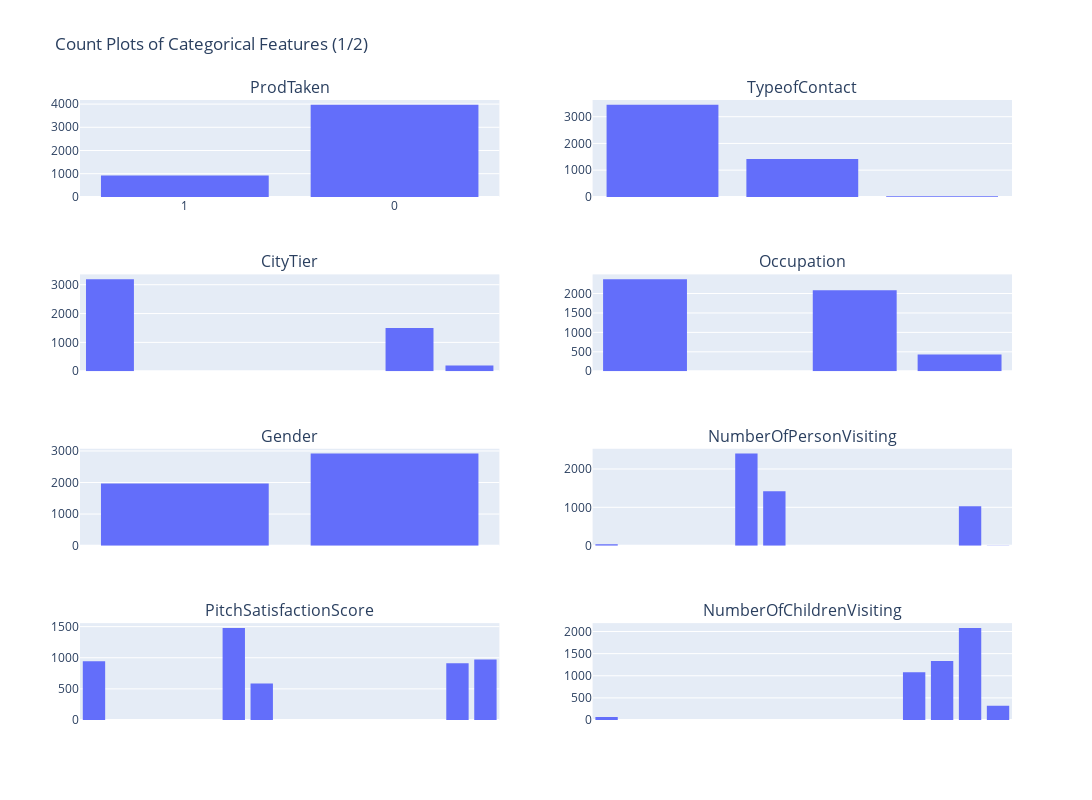
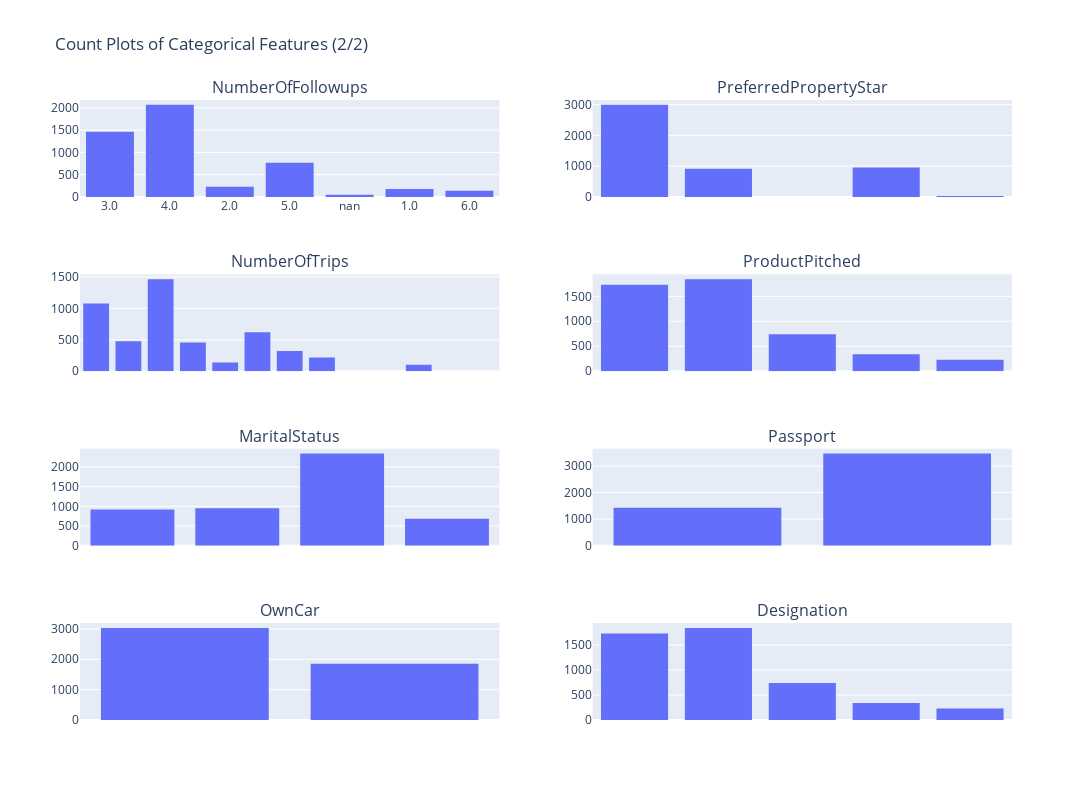

Source (notebook cell) for these figures, in order:
### Code cell
# %%
import plotly.express as px
import plotly.subplots as sp
import pandas as pd


# Convert categorical features to string
categorical_features = [
    'ProdTaken', 'TypeofContact', 'CityTier', 'Occupation', 'Gender', 
    'NumberOfPersonVisiting', 'PitchSatisfactionScore', 'NumberOfChildrenVisiting', 
    'NumberOfFollowups', 'PreferredPropertyStar', 'NumberOfTrips', 'ProductPitched', 
    'MaritalStatus', 'Passport', 'OwnCar', 'Designation'
]

for feature in categorical_features:
    df[feature] = df[feature].astype(str)

# Create the first figure with 8 subplots
fig1 = sp.make_subplots(rows=4, cols=2, subplot_titles=categorical_features[:8])

for i, feature in enumerate(categorical_features[:8]):
    row = i // 2 + 1
    col = i % 2 + 1
    fig1.add_trace(px.histogram(df, x=feature).data[0], row=row, col=col)

fig1.update_layout(height=800, width=1200, title_text="Count Plots of Categorical Features (1/2)")
fig1.show()

# Create the second figure with the remaining 8 subplots
fig2 = sp.make_subplots(rows=4, cols=2, subplot_titles=categorical_features[8:])

for i, feature in enumerate(categorical_features[8:]):
    row = i // 2 + 1
    col = i % 2 + 1
    fig2.add_trace(px.histogram(df, x=feature).data[0], row=row, col=col)

fig2.update_layout(height=800, width=1200, title_text="Count Plots of Categorical Features (2/2)")
fig2.show()

### Figure 1 — Plotly figure (JSON) as saved in the notebook; plotly's stock layout.template omitted (floating-point values rounded to 4 significant figures; data arrays with more than 128 entries replaced by an {"elided": "..."} marker saying what was removed)
{"data": [{"alignmentgroup": "True", "bingroup": "x", "hovertemplate": "ProdTaken=%{x}<br>count=%{y}<extra></extra>", "legendgroup": "", "marker": {"color": "#636efa", "pattern": {"shape": ""}}, "name": "", "offsetgroup": "", "orientation": "v", "showlegend": false, "type": "histogram", "x": {"elided": "4888 str values"}, "xaxis": "x", "yaxis": "y"}, {"alignmentgroup": "True", "bingroup": "x", "hovertemplate": "TypeofContact=%{x}<br>count=%{y}<extra></extra>", "legendgroup": "", "marker": {"color": "#636efa", "pattern": {"shape": ""}}, "name": "", "offsetgroup": "", "orientation": "v", "showlegend": false, "type": "histogram", "x": {"elided": "4888 str values"}, "xaxis": "x2", "yaxis": "y2"}, {"alignmentgroup": "True", "bingroup": "x", "hovertemplate": "CityTier=%{x}<br>count=%{y}<extra></extra>", "legendgroup": "", "marker": {"color": "#636efa", "pattern": {"shape": ""}}, "name": "", "offsetgroup": "", "orientation": "v", "showlegend": false, "type": "histogram", "x": {"elided": "4888 str values"}, "xaxis": "x3", "yaxis": "y3"}, {"alignmentgroup": "True", "bingroup": "x", "hovertemplate": "Occupation=%{x}<br>count=%{y}<extra></extra>", "legendgroup": "", "marker": {"color": "#636efa", "pattern": {"shape": ""}}, "name": "", "offsetgroup": "", "orientation": "v", "showlegend": false, "type": "histogram", "x": {"elided": "4888 str values"}, "xaxis": "x4", "yaxis": "y4"}, {"alignmentgroup": "True", "bingroup": "x", "hovertemplate": "Gender=%{x}<br>count=%{y}<extra></extra>", "legendgroup": "", "marker": {"color": "#636efa", "pattern": {"shape": ""}}, "name": "", "offsetgroup": "", "orientation": "v", "showlegend": false, "type": "histogram", "x": {"elided": "4888 str values"}, "xaxis": "x5", "yaxis": "y5"}, {"alignmentgroup": "True", "bingroup": "x", "hovertemplate": "NumberOfPersonVisiting=%{x}<br>count=%{y}<extra></extra>", "legendgroup": "", "marker": {"color": "#636efa", "pattern": {"shape": ""}}, "name": "", "offsetgroup": "", "orientation": "v", "showlegend": false, "type": "histogram", "x": {"elided": "4888 str values"}, "xaxis": "x6", "yaxis": "y6"}, {"alignmentgroup": "True", "bingroup": "x", "hovertemplate": "PitchSatisfactionScore=%{x}<br>count=%{y}<extra></extra>", "legendgroup": "", "marker": {"color": "#636efa", "pattern": {"shape": ""}}, "name": "", "offsetgroup": "", "orientation": "v", "showlegend": false, "type": "histogram", "x": {"elided": "4888 str values"}, "xaxis": "x7", "yaxis": "y7"}, {"alignmentgroup": "True", "bingroup": "x", "hovertemplate": "NumberOfChildrenVisiting=%{x}<br>count=%{y}<extra></extra>", "legendgroup": "", "marker": {"color": "#636efa", "pattern": {"shape": ""}}, "name": "", "offsetgroup": "", "orientation": "v", "showlegend": false, "type": "histogram", "x": {"elided": "4888 str values"}, "xaxis": "x8", "yaxis": "y8"}], "layout": {"annotations": [{"font": {"size": 16}, "showarrow": false, "text": "ProdTaken", "x": 0.225, "xanchor": "center", "xref": "paper", "y": 1, "yanchor": "bottom", "yref": "paper"}, {"font": {"size": 16}, "showarrow": false, "text": "TypeofContact", "x": 0.775, "xanchor": "center", "xref": "paper", "y": 1, "yanchor": "bottom", "yref": "paper"}, {"font": {"size": 16}, "showarrow": false, "text": "CityTier", "x": 0.225, "xanchor": "center", "xref": "paper", "y": 0.7188, "yanchor": "bottom", "yref": "paper"}, {"font": {"size": 16}, "showarrow": false, "text": "Occupation", "x": 0.775, "xanchor": "center", "xref": "paper", "y": 0.7188, "yanchor": "bottom", "yref": "paper"}, {"font": {"size": 16}, "showarrow": false, "text": "Gender", "x": 0.225, "xanchor": "center", "xref": "paper", "y": 0.4375, "yanchor": "bottom", "yref": "paper"}, {"font": {"size": 16}, "showarrow": false, "text": "NumberOfPersonVisiting", "x": 0.775, "xanchor": "center", "xref": "paper", "y": 0.4375, "yanchor": "bottom", "yref": "paper"}, {"font": {"size": 16}, "showarrow": false, "text": "PitchSatisfactionScore", "x": 0.225, "xanchor": "center", "xref": "paper", "y": 0.1562, "yanchor": "bottom", "yref": "paper"}, {"font": {"size": 16}, "showarrow": false, "text": "NumberOfChildrenVisiting", "x": 0.775, "xanchor": "center", "xref": "paper", "y": 0.1562, "yanchor": "bottom", "yref": "paper"}], "height": 800, "title": {"text": "Count Plots of Categorical Features (1/2)"}, "width": 1200, "xaxis": {"anchor": "y", "domain": [0, 0.45]}, "xaxis2": {"anchor": "y2", "domain": [0.55, 1]}, "xaxis3": {"anchor": "y3", "domain": [0, 0.45]}, "xaxis4": {"anchor": "y4", "domain": [0.55, 1]}, "xaxis5": {"anchor": "y5", "domain": [0, 0.45]}, "xaxis6": {"anchor": "y6", "domain": [0.55, 1]}, "xaxis7": {"anchor": "y7", "domain": [0, 0.45]}, "xaxis8": {"anchor": "y8", "domain": [0.55, 1]}, "yaxis": {"anchor": "x", "domain": [0.8438, 1]}, "yaxis2": {"anchor": "x2", "domain": [0.8438, 1]}, "yaxis3": {"anchor": "x3", "domain": [0.5625, 0.7188]}, "yaxis4": {"anchor": "x4", "domain": [0.5625, 0.7188]}, "yaxis5": {"anchor": "x5", "domain": [0.2812, 0.4375]}, "yaxis6": {"anchor": "x6", "domain": [0.2812, 0.4375]}, "yaxis7": {"anchor": "x7", "domain": [0, 0.1562]}, "yaxis8": {"anchor": "x8", "domain": [0, 0.1562]}}}

### Figure 2 — Plotly figure (JSON) as saved in the notebook; plotly's stock layout.template omitted (floating-point values rounded to 4 significant figures; data arrays with more than 128 entries replaced by an {"elided": "..."} marker saying what was removed)
{"data": [{"alignmentgroup": "True", "bingroup": "x", "hovertemplate": "NumberOfFollowups=%{x}<br>count=%{y}<extra></extra>", "legendgroup": "", "marker": {"color": "#636efa", "pattern": {"shape": ""}}, "name": "", "offsetgroup": "", "orientation": "v", "showlegend": false, "type": "histogram", "x": {"elided": "4888 str values"}, "xaxis": "x", "yaxis": "y"}, {"alignmentgroup": "True", "bingroup": "x", "hovertemplate": "PreferredPropertyStar=%{x}<br>count=%{y}<extra></extra>", "legendgroup": "", "marker": {"color": "#636efa", "pattern": {"shape": ""}}, "name": "", "offsetgroup": "", "orientation": "v", "showlegend": false, "type": "histogram", "x": {"elided": "4888 str values"}, "xaxis": "x2", "yaxis": "y2"}, {"alignmentgroup": "True", "bingroup": "x", "hovertemplate": "NumberOfTrips=%{x}<br>count=%{y}<extra></extra>", "legendgroup": "", "marker": {"color": "#636efa", "pattern": {"shape": ""}}, "name": "", "offsetgroup": "", "orientation": "v", "showlegend": false, "type": "histogram", "x": {"elided": "4888 str values"}, "xaxis": "x3", "yaxis": "y3"}, {"alignmentgroup": "True", "bingroup": "x", "hovertemplate": "ProductPitched=%{x}<br>count=%{y}<extra></extra>", "legendgroup": "", "marker": {"color": "#636efa", "pattern": {"shape": ""}}, "name": "", "offsetgroup": "", "orientation": "v", "showlegend": false, "type": "histogram", "x": {"elided": "4888 str values"}, "xaxis": "x4", "yaxis": "y4"}, {"alignmentgroup": "True", "bingroup": "x", "hovertemplate": "MaritalStatus=%{x}<br>count=%{y}<extra></extra>", "legendgroup": "", "marker": {"color": "#636efa", "pattern": {"shape": ""}}, "name": "", "offsetgroup": "", "orientation": "v", "showlegend": false, "type": "histogram", "x": {"elided": "4888 str values"}, "xaxis": "x5", "yaxis": "y5"}, {"alignmentgroup": "True", "bingroup": "x", "hovertemplate": "Passport=%{x}<br>count=%{y}<extra></extra>", "legendgroup": "", "marker": {"color": "#636efa", "pattern": {"shape": ""}}, "name": "", "offsetgroup": "", "orientation": "v", "showlegend": false, "type": "histogram", "x": {"elided": "4888 str values"}, "xaxis": "x6", "yaxis": "y6"}, {"alignmentgroup": "True", "bingroup": "x", "hovertemplate": "OwnCar=%{x}<br>count=%{y}<extra></extra>", "legendgroup": "", "marker": {"color": "#636efa", "pattern": {"shape": ""}}, "name": "", "offsetgroup": "", "orientation": "v", "showlegend": false, "type": "histogram", "x": {"elided": "4888 str values"}, "xaxis": "x7", "yaxis": "y7"}, {"alignmentgroup": "True", "bingroup": "x", "hovertemplate": "Designation=%{x}<br>count=%{y}<extra></extra>", "legendgroup": "", "marker": {"color": "#636efa", "pattern": {"shape": ""}}, "name": "", "offsetgroup": "", "orientation": "v", "showlegend": false, "type": "histogram", "x": {"elided": "4888 str values"}, "xaxis": "x8", "yaxis": "y8"}], "layout": {"annotations": [{"font": {"size": 16}, "showarrow": false, "text": "NumberOfFollowups", "x": 0.225, "xanchor": "center", "xref": "paper", "y": 1, "yanchor": "bottom", "yref": "paper"}, {"font": {"size": 16}, "showarrow": false, "text": "PreferredPropertyStar", "x": 0.775, "xanchor": "center", "xref": "paper", "y": 1, "yanchor": "bottom", "yref": "paper"}, {"font": {"size": 16}, "showarrow": false, "text": "NumberOfTrips", "x": 0.225, "xanchor": "center", "xref": "paper", "y": 0.7188, "yanchor": "bottom", "yref": "paper"}, {"font": {"size": 16}, "showarrow": false, "text": "ProductPitched", "x": 0.775, "xanchor": "center", "xref": "paper", "y": 0.7188, "yanchor": "bottom", "yref": "paper"}, {"font": {"size": 16}, "showarrow": false, "text": "MaritalStatus", "x": 0.225, "xanchor": "center", "xref": "paper", "y": 0.4375, "yanchor": "bottom", "yref": "paper"}, {"font": {"size": 16}, "showarrow": false, "text": "Passport", "x": 0.775, "xanchor": "center", "xref": "paper", "y": 0.4375, "yanchor": "bottom", "yref": "paper"}, {"font": {"size": 16}, "showarrow": false, "text": "OwnCar", "x": 0.225, "xanchor": "center", "xref": "paper", "y": 0.1562, "yanchor": "bottom", "yref": "paper"}, {"font": {"size": 16}, "showarrow": false, "text": "Designation", "x": 0.775, "xanchor": "center", "xref": "paper", "y": 0.1562, "yanchor": "bottom", "yref": "paper"}], "height": 800, "title": {"text": "Count Plots of Categorical Features (2/2)"}, "width": 1200, "xaxis": {"anchor": "y", "domain": [0, 0.45]}, "xaxis2": {"anchor": "y2", "domain": [0.55, 1]}, "xaxis3": {"anchor": "y3", "domain": [0, 0.45]}, "xaxis4": {"anchor": "y4", "domain": [0.55, 1]}, "xaxis5": {"anchor": "y5", "domain": [0, 0.45]}, "xaxis6": {"anchor": "y6", "domain": [0.55, 1]}, "xaxis7": {"anchor": "y7", "domain": [0, 0.45]}, "xaxis8": {"anchor": "y8", "domain": [0.55, 1]}, "yaxis": {"anchor": "x", "domain": [0.8438, 1]}, "yaxis2": {"anchor": "x2", "domain": [0.8438, 1]}, "yaxis3": {"anchor": "x3", "domain": [0.5625, 0.7188]}, "yaxis4": {"anchor": "x4", "domain": [0.5625, 0.7188]}, "yaxis5": {"anchor": "x5", "domain": [0.2812, 0.4375]}, "yaxis6": {"anchor": "x6", "domain": [0.2812, 0.4375]}, "yaxis7": {"anchor": "x7", "domain": [0, 0.1562]}, "yaxis8": {"anchor": "x8", "domain": [0, 0.1562]}}}
